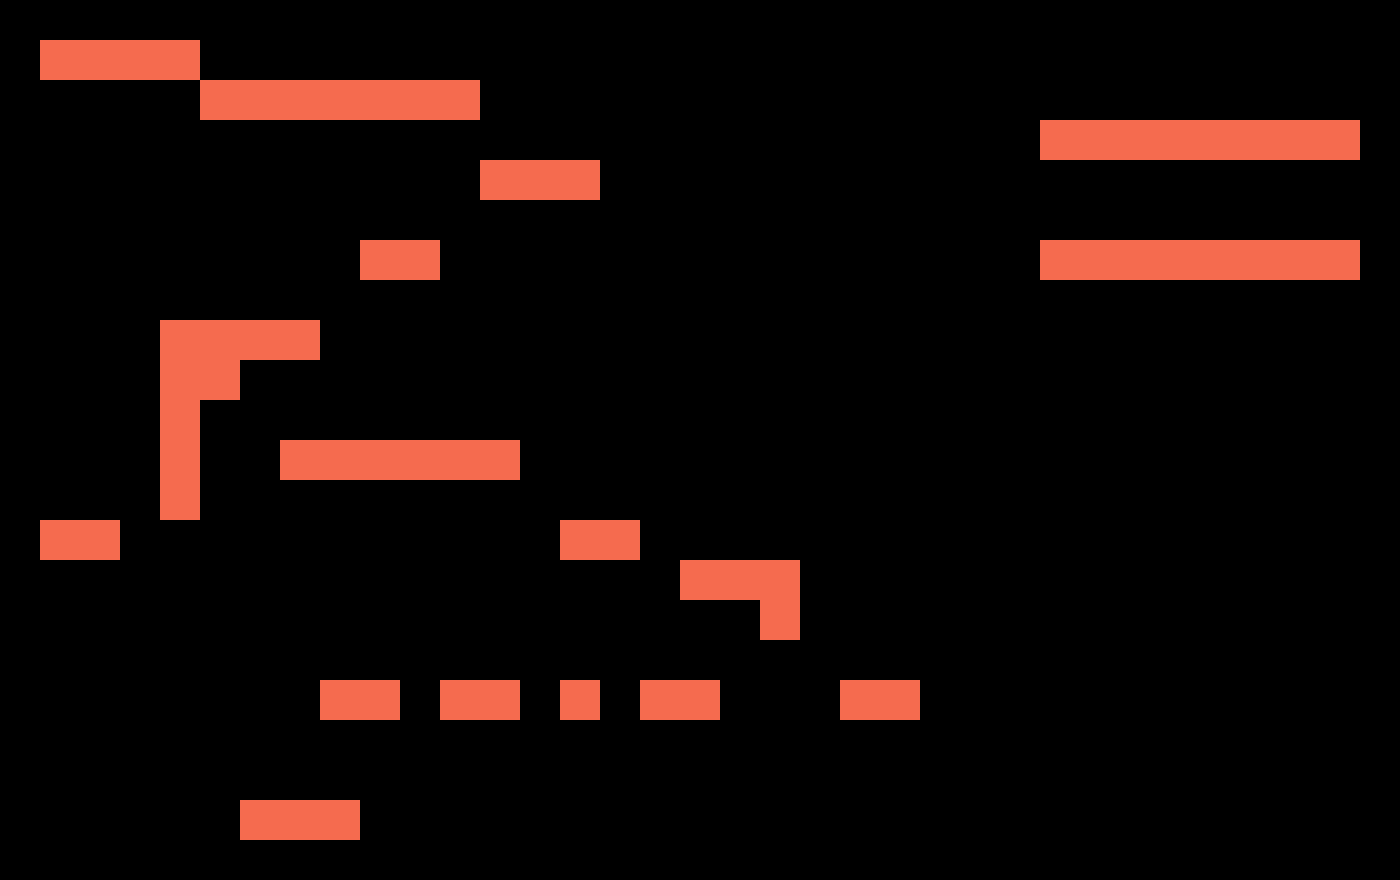

This game map was drawn from its Tiled (.tmx) file and the tilesets committed beside it. A one-line description and the trimmed map source follow:
An orthogonal 35x22 tile map with 40x40 px tiles, 1 tile layer (ground) and 14 objects.

<map version="1.0" orientation="orthogonal" renderorder="right-down" width="35" height="22" tilewidth="40" tileheight="40" nextobjectid="74">
 <properties>
  <property name="anomaly" value="#9dff3f" />
  <property name="contrast" value="#900731" />
  <property name="music" value="juicy" />
  <property name="ocean" value="#ff1c46" />
  <property name="player" value="3" />
  <property name="reverse" value="true" />
 </properties>
 <tileset firstgid="1" name="tileset" tilewidth="40" tileheight="40">
  <image source="tileset.png" width="200" height="240" />
 </tileset>
 <layer name="ground" width="35" height="22">
  <data>[770 cells, 67 non-empty, 1 distinct tile ids]</data>
 </layer>
 <objectgroup name="object">
  <object id="55" gid="6" x="80" y="160" />
  <object id="61" gid="14" x="240" y="160">
   <properties>
    <property name="reversed" value="true" />
   </properties>
  </object>
  <object id="62" gid="14" x="320" y="160">
   <properties>
    <property name="reversed" value="true" />
   </properties>
  </object>
  <object id="63" gid="14" x="400" y="160">
   <properties>
    <property name="reversed" value="true" />
   </properties>
  </object>
  <object id="64" gid="14" x="360" y="520">
   <properties>
    <property name="reversed" value="true" />
   </properties>
  </object>
  <object id="65" gid="14" x="400" y="520">
   <properties>
    <property name="reversed" value="true" />
   </properties>
  </object>
  <object id="66" gid="14" x="560" y="760">
   <properties>
    <property name="reversed" value="true" />
   </properties>
  </object>
  <object id="67" gid="19" x="40" y="600" />
  <object id="68" gid="20" x="320" y="800">
   <properties>
    <property name="drop" value="1" />
   </properties>
  </object>
  <object id="69" gid="4" x="1200" y="240">
   <properties>
    <property name="callback" value="reverseDialog" />
   </properties>
  </object>
  <object id="70" gid="5" x="1240" y="240">
   <properties>
    <property name="mirror" value="true" />
   </properties>
  </object>
  <object id="71" gid="8" x="1280" y="200" />
  <object id="72" gid="7" x="720" y="680" />
  <object id="73" gid="23" x="1040" y="760" />
 </objectgroup>
</map>